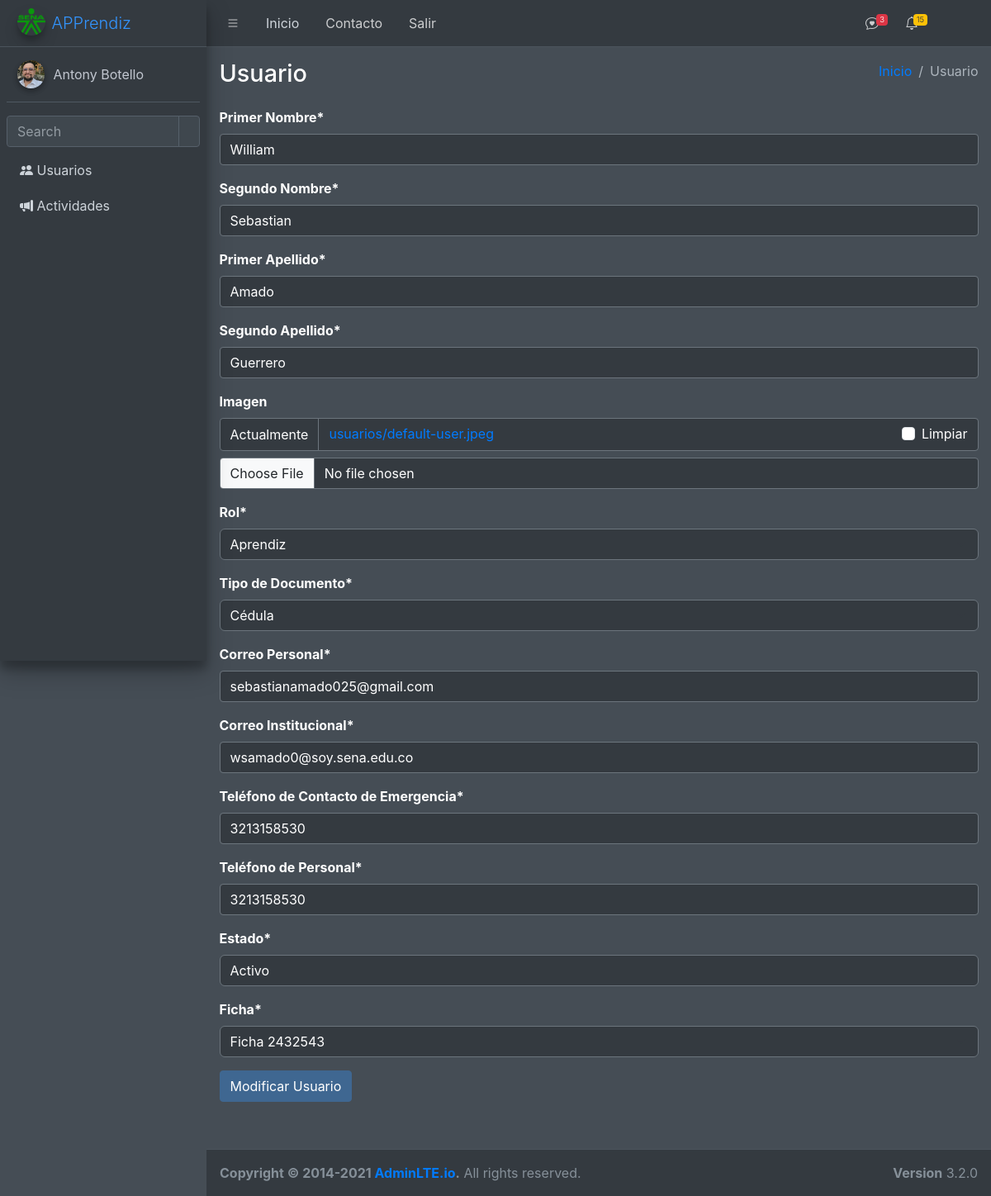
The page /usuarios/usuario/modificar/1/ (signed in) on the database its author committed.
### usuarios/models.py (models this page shows, shortened)
class Usuario(models.Model):
    primer_nombre= models.CharField(max_length=45,verbose_name="Primer Nombre")
    segundo_nombre= models.CharField(max_length=45,verbose_name="Segundo Nombre")
    primer_apellido= models.CharField(max_length=45,verbose_name="Primer Apellido")
    segundo_apellido= models.CharField(max_length=45,verbose_name="Segundo Apellido")
    fecha_nacimiento= models.DateField(verbose_name="Fecha de Nacimiento")
    imagen = models.ImageField(upload_to=get_image_filename, blank=True, null=True,default="usuarios/default-user.jpeg")
    class RH(models.TextChoices):
        OP='OP',_("O+")
        ON='ON',_("O-")
        AP='AP',_("A+")
        AN='AN',_("A-")
        BP='BP',_("B+")
        BN='BN',_("B-")
        ABP='ABP',_("AB+")
        ABN='ABN',_("AB-")
    rh= models.CharField(max_length=3,choices=RH.choices,verbose_name="Factor RH")
    class Rol(models.TextChoices):
        INSTRUCTOR='I',_("Instructor")
        APRENDIZ='A',_("Aprendiz")
        JEFE_AREA='JA',_("Jefe de Area")
    rol=models.CharField(max_length=2,choices=Rol.choices,verbose_name="Rol")
    class TipoDocumento(models.TextChoices):
        CEDULA='CC',_("Cédula")
        TARJETA='TI',_("Tarjeta de Identidad")
        CEDULA_EXTRANJERIA='CE',_("Cédula de Extrangería")
    tipo_documento=models.CharField(max_length=2,choices=TipoDocumento.choices,verbose_name="Tipo de Documento")
    documento= models.PositiveIntegerField(verbose_name="Documento", unique=True)
    correo_personal = models.EmailField(max_length=50, verbose_name="Correo Personal")
    correo_ins = models.EmailField(max_length=50, verbose_name="Correo Institucional")
    telefono_contacto=models.PositiveIntegerField(verbose_name="Teléfono de Contacto de Emergencia")
    telefono_personal=models.PositiveIntegerField(verbose_name="Teléfono de Personal")
    class Estado(models.TextChoices):
        ACTIVO='1',_("Activo")
        INACTIVO='0',_("Inactivo")
        CONDICIONADO='2',_("Condicionado")
    estado=models.CharField(max_length=1,choices=Estado.choices,default=Estado.ACTIVO,verbose_name="Estado")
    ficha=models.ForeignKey(Ficha,verbose_name="Ficha", on_delete=models.CASCADE)
    class Meta:
        verbose_name_plural = "Usuarios"

### usuarios/views.py (the view)
# urls.py: path('usuario/modificar/<int:pk>/', usuario_modificar, name="usuarios-modificar" ),
@login_required
def usuario_modificar(request,pk):
    titulo="Usuario"
    usuario= Usuario.objects.get(id=pk)
    if request.method== 'POST':
        form= UsuarioUpdateForm(request.POST, instance=usuario)
        if form.is_valid():
            form.save()
            messages.success(request, 'El formulario se ha enviado correctamente.')
            return redirect('usuarios')
    else:
        form= UsuarioUpdateForm(instance=usuario)
    context={
        "titulo":titulo,
        "form":form
        }
    return render(request,"usuarios/usuarios/modificar.html", context)

### usuarios/forms.py
class UsuarioUpdateForm(ModelForm):
    class Meta:
        model = Usuario
        fields = "__all__"
        exclude=["documento","rh","fecha_nacimiento"]

### usuarios/models.py (called while the page is built)
    def __str__(self):
        return f"Ficha {self.numero}"

### base/templates/usuarios/usuarios/modificar.html (shortened to what this page needs)
{% extends 'partials/body.html' %}
{% load crispy_forms_tags %}
{% block contenido %}
        <form action="" method="POST">
            {{form|crispy}}
            <input class="btn btn-primary" type="submit" value="Modificar {{titulo}}">
        </form>
{% endblock contenido %}

### rows shown on the page
Usuario: primer_nombre "William", segundo_nombre "Sebastian", primer_apellido "Amado", segundo_apellido "Guerrero", rol "Aprendiz", tipo_documento "Cédula", correo_personal "sebastianamado025@gmail.com", correo_ins "wsamado0@soy.sena.edu.co", telefono_contacto "3213158530", telefono_personal "3213158530", estado "Activo", ficha "Ficha 2432543"

### other values the page prints
{{ titulo }} "Usuario"
